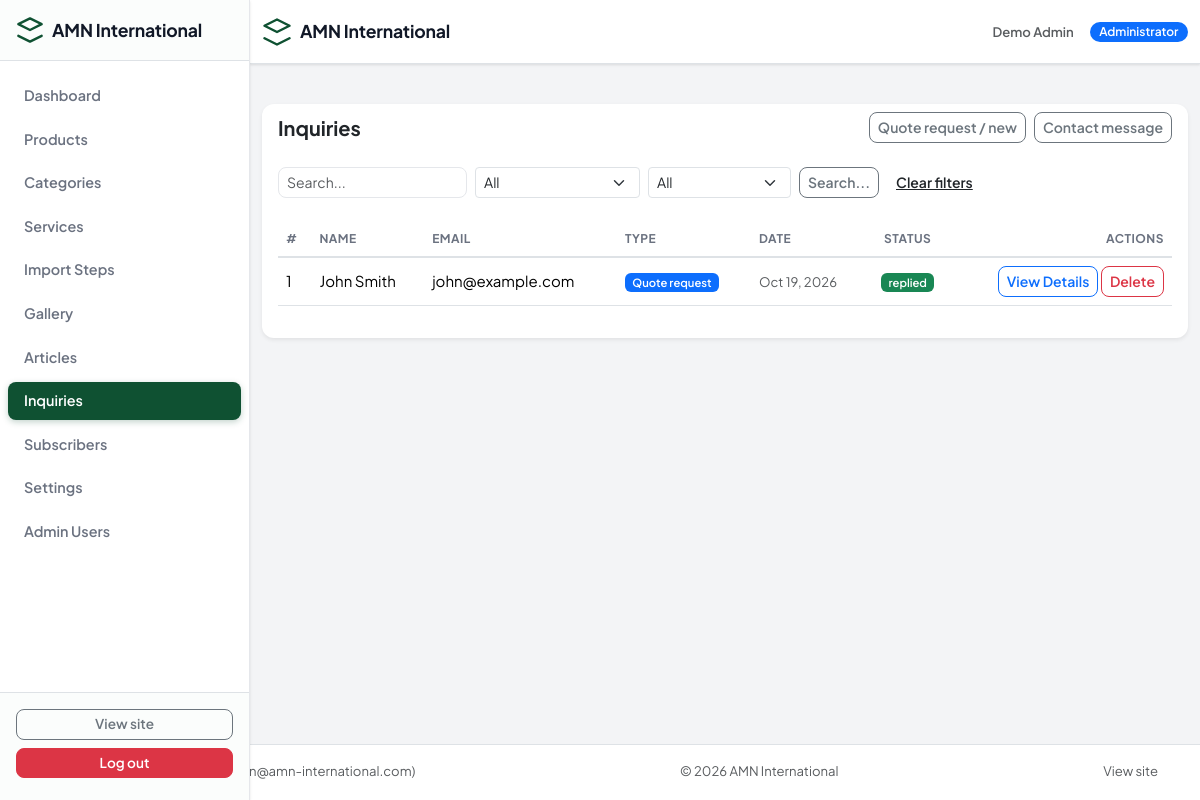
The app's page /admin/inquiries (signed in) with its own data.
### tables this page shows
CREATE TABLE `users` (
  `id` int(10) UNSIGNED NOT NULL,
  `name` varchar(120) NOT NULL,
  `email` varchar(190) NOT NULL,
  `password` varchar(255) NOT NULL,
  `role` enum('admin','editor') NOT NULL DEFAULT 'admin',
  `is_active` tinyint(1) NOT NULL DEFAULT 1,
  `is_banned` tinyint(1) NOT NULL DEFAULT 0,
  `last_login` datetime DEFAULT NULL,
  `created_at` datetime NOT NULL,
  `updated_at` datetime NOT NULL
);

CREATE TABLE `inquiries` (
  `id` int(10) UNSIGNED NOT NULL,
  `type` enum('quote','contact') NOT NULL,
  `name` varchar(120) NOT NULL,
  `email` varchar(190) NOT NULL,
  `phone` varchar(60) DEFAULT NULL,
  `country` varchar(80) DEFAULT NULL,
  `subject` varchar(255) DEFAULT NULL,
  `product_id` int(10) UNSIGNED DEFAULT NULL,
  `quantity` varchar(60) DEFAULT NULL,
  `message` text NOT NULL,
  `ip_address` varchar(45) DEFAULT NULL,
  `status` enum('new','read','replied') NOT NULL DEFAULT 'new',
  `created_at` datetime NOT NULL,
  `updated_at` datetime NOT NULL
);

### app/Views/admin/inquiries/index.php (the view, shortened to what the rows shown need)
<div class="card border-0 shadow-sm">
    <div class="card-header d-flex justify-content-between align-items-center bg-transparent border-0">
        <h5 class="fw-bold mb-0"><?= __('admin.inquiries') ?></h5>
        <div class="d-flex gap-2">
            <a class="btn btn-outline-secondary btn-sm" href="<?= e(url('admin/inquiries')) ?>?type=quote&status=new"><?= __('admin.type_quote') ?> / new</a>
            <a class="btn btn-outline-secondary btn-sm" href="<?= e(url('admin/inquiries')) ?>?type=contact"><?= __('admin.type_contact') ?></a>
        </div>
    </div>
    <div class="card-body">
        <form class="row g-2 mb-4" method="get" action="<?= e(url('admin/inquiries')) ?>">
            <div class="col-auto"><input class="form-control form-control-sm" type="search" name="q" placeholder="Search..." value="<?= e($filters['q']) ?>"></div>
            <div class="col-auto">
                <select class="form-select form-select-sm" name="type">
                    <option value=""><?= __('common.all') ?></option>
                </select>
            </div>
            <div class="col-auto">
                <select class="form-select form-select-sm" name="status">
                    <option value=""><?= __('common.all') ?></option>
                </select>
            </div>
            <div class="col-auto"><button class="btn btn-sm btn-outline-secondary"><?= __('admin.search') ?></button></div>
            <div class="col-auto"><a class="btn btn-sm btn-link text-reset" href="<?= e(url('admin/inquiries')) ?>"><?= __('common.clear_filters') ?></a></div>
        </form>
        <div class="table-responsive">
            <table class="table table-hover align-middle">
                <thead><tr><th>#</th><th><?= __('admin.name') ?></th><th><?= __('admin.email') ?></th><th>Type</th><th><?= __('admin.date') ?></th><th class="text-center"><?= __('admin.status') ?></th><th class="text-end"><?= __('admin.actions') ?></th></tr></thead>
                <tbody>
                <?php foreach ($result['rows'] as $r): ?>
                    <tr>
                        <td><?= (int)$r['id'] ?></td>
                        <td><?= e($r['name']) ?></td>
                        <td><?= e($r['email']) ?></td>
                        <td><span class="badge text-bg-<?= $r['type'] === 'quote' ? 'primary' : 'secondary' ?> small"><?= $r['type'] === 'quote' ? __('admin.type_quote') : __('admin.type_contact') ?></span></td>
                        <td class="small text-muted"><?= e(format_date($r['created_at'])) ?></td>
                        <td class="text-center"><span class="badge text-bg-<?= $r['status'] === 'new' ? 'warning text-dark' : ($r['status'] === 'replied' ? 'success' : 'secondary') ?> small"><?= e($r['status']) ?></span></td>
                        <td class="text-end">
                            <a class="btn btn-sm btn-outline-primary" href="<?= e(url('admin/inquiries/' . $r['id'])) ?>"><?= __('common.view_details') ?></a>
                            <form class="d-inline" action="<?= e(url('admin/inquiries/' . $r['id'] . '/delete')) ?>" method="post" onsubmit="return confirm('<?= e(__('admin.confirm_delete')) ?>')" style="margin:0">
                                <button class="btn btn-sm btn-outline-danger" type="submit"><?= __('admin.delete') ?></button>
                            </form>
                        </td>
                    </tr>
                <?php endforeach; ?>
                </tbody>
            </table>
        </div>
    </div>
</div>

### app/Core/Router.php (shortened to what the rows shown need)
<?php
class Router
{
    private array $routes = [];
    public function add(string $method, string $pattern, array $handler): void
    {
        $regex = '#^' . preg_replace('#\{([a-zA-Z_]+)\}#', '(?P<$1>[^/]+)', trim($pattern, '/')) . '$#u';
        $this->routes[] = [
            'method'  => strtoupper($method),
            'pattern' => trim($pattern, '/'),
            'regex'   => $regex,
            'handler' => $handler,
        ];
    }
    public function dispatch(string $method, string $path): void
    {
        $path = trim(rawurldecode($path), '/');
        foreach ($this->routes as $route) {
            if (!preg_match($route['regex'], $path, $matches)) {
                continue;
            }
            $params = array_filter($matches, 'is_string', ARRAY_FILTER_USE_KEY);
            [$class, $action] = $route['handler'];
            $controller = new $class();
            $controller->$action(...array_values($params));
            return;
        }
    }
}

### app/Views/layouts/admin.php (shortened to what the rows shown need)
<?php
$user = App\Core\Auth::user();
$navItems = [
    ['label' => __('admin.dashboard'),   'path' => '/admin',                            'icon' => 'grid'],
    ['label' => __('admin.products'),    'path' => '/admin/products',                   'icon' => 'box'],
    ['label' => __('admin.categories'),  'path' => '/admin/categories',                 'icon' => 'tag'],
    ['label' => __('admin.services'),    'path' => '/admin/services',                   'icon' => 'settings'],
    ['label' => __('admin.steps'),       'path' => '/admin/steps',                      'icon' => 'list'],
    ['label' => __('admin.gallery'),     'path' => '/admin/gallery',                    'icon' => 'image'],
    ['label' => __('admin.articles'),    'path' => '/admin/articles',                   'icon' => 'doc'],
    ['label' => __('admin.inquiries'),   'path' => '/admin/inquiries',                  'icon' => 'quote'],
    ['label' => __('admin.subscribers'), 'path' => '/admin/subscribers',                'icon' => 'mail'],
    ['label' => __('admin.settings'),    'path' => '/admin/settings',                   'icon' => 'gear'],
    ['label' => __('admin.users'),       'path' => '/admin/users',                      'icon' => 'headset'],
];
$currentPath = parse_url($_SERVER['REQUEST_URI'] ?? '/', PHP_URL_PATH) ?? '/';
?>
<!DOCTYPE html>
<html lang="en" class="admin-html">
<head>
    <link rel="stylesheet" href="https://cdn.jsdelivr.net/npm/bootstrap@5.3.2/dist/css/bootstrap.min.css">
    <link rel="stylesheet" href="<?= e(asset('css/admin.css')) ?>">
</head>
<body class="d-flex flex-column min-vh-100 admin-body">
<aside class="admin-sidebar" id="adminSidebar">
    <div class="admin-sidebar-brand d-flex align-items-center gap-2 px-3 py-3 border-bottom">
        <svg width="28" height="28" viewBox="0 0 24 24" fill="none" stroke="currentColor" stroke-width="2" stroke-linecap="round" stroke-linejoin="round"><path d="M12 2L2 7l10 5 10-5-10-5z"/><path d="M2 17l10 5 10-5"/></svg>
        <span class="fw-bold d-none d-sm-inline admin-sidebar-brand-text"><?= e(setting('company_name')) ?></span>
    </div>
    <nav class="admin-sidebar-nav flex-grow-1 py-3">
        <ul class="list-unstyled ps-0 mb-0">
            <?php foreach ($navItems as $item): ?>
                <?php
                $isActive = $item['path'] === '/admin'
                    ? ($currentPath === rtrim(BASE_URL, '/') . '/admin' || ($currentPath === rtrim(BASE_URL, '/')))
                    : strpos($currentPath, BASE_URL . rtrim($item['path'], '/')) === 0;
                ?>
                <li class="mb-1">
                    <a class="admin-nav-link d-flex align-items-center gap-2 px-3 py-2 rounded-3 text-decoration-none <?php echo $isActive ? 'active' : '' ?>"
                       href="<?= e(url($item['path'])) ?>"
                       aria-current="<?php echo $isActive ? 'page' : 'false' ?>">
                        <span class="admin-nav-label d-none d-sm-inline"><?= e($item['label']) ?></span>
                    </a>
                </li>
            <?php endforeach; ?>
        </ul>
    </nav>
    <div class="admin-sidebar-footer border-top p-3">
        <a class="btn btn-outline-secondary btn-sm w-100 mb-2" href="<?= e(url('/')) ?>" target="_blank" rel="noopener"><?= __('admin.view_site') ?></a>
        <a class="btn btn-danger btn-sm w-100" href="<?= e(url('admin/logout')) ?>" onclick="return confirm('<?= e(__('admin.confirm_delete')) ?>')"><?= __('admin.logout') ?></a>
    </div>
</aside>
<header class="admin-header border-bottom">
    <div class="container d-flex align-items-center justify-content-between py-2">
        <a class="navbar-brand d-none d-sm-flex align-items-center gap-2 text-decoration-none" href="<?= e(url('admin')) ?>">
            <svg width="30" height="30" viewBox="0 0 24 24" fill="none" stroke="currentColor" stroke-width="2" stroke-linecap="round" stroke-linejoin="round"><path d="M12 2L2 7l10 5 10-5-10-5z"/><path d="M2 17l10 5 10-5"/></svg>
            <span class="fw-bold admin-sidebar-brand-text"><?= e(setting('company_name')) ?></span>
        </a>
        <div class="d-flex align-items-center gap-3">
            <span class="d-none d-sm-inline text-muted small admin-header-user"><?= e($user['name'] ?? '') ?></span>
            <span class="badge bg-primary text-white d-none d-sm-inline admin-header-role"><?= __('admin.role_admin') ?></span>
        </div>
    </div>
</header>
<main class="admin-main flex-grow-1">
    <div class="container mt-4 flex-grow-1">
        <?= $content ?? '' ?>
    </div>
</main>
<footer class="mt-auto py-3 border-top admin-footer">
    <div class="container text-muted small d-flex flex-column flex-sm-row align-items-center justify-content-between gap-2">
        <span><?= __('admin.role_admin') ?>: <?= e($user['name'] ?? '') ?> (<?= e($user['email'] ?? '') ?>)</span>
        <span>&copy; <?= date('Y') ?> <?= e(setting('company_name')) ?></span>
        <a class="text-decoration-none text-muted" href="<?= e(url('/')) ?>"><?= __('admin.view_site') ?></a>
    </div>
</footer>
</body>
</html>

### records on screen
users: name "Demo Admin", email "admin@amn-international.com"
inquiries: id "1", name "John Smith", email "john@example.com", created_at "Oct 19, 2026", status "replied"

### other values on screen
$item['label'] "Dashboard"
$item['label'] "Products"
$item['label'] "Categories"
$item['label'] "Services"
$item['label'] "Import Steps"
$item['label'] "Gallery"
$item['label'] "Articles"
$item['label'] "Inquiries"
$item['label'] "Subscribers"
$item['label'] "Settings"
$item['label'] "Admin Users"
form field type "All"
form field status "All"
